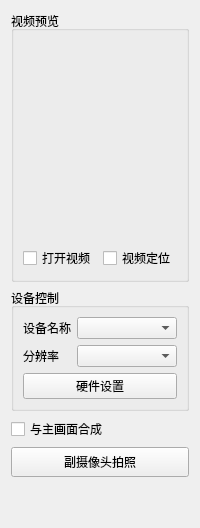
         <widget class="QWidget" name="tab_assi">
          <attribute name="title">
           <string>副摄像头</string>
          </attribute>
          <layout class="QGridLayout" name="gridLayout_12">
           <item row="0" column="0">
            <layout class="QVBoxLayout" name="verticalLayout_15">
             <item>
              <widget class="QGroupBox" name="groupBox_assiVideoPreview">
               <property name="title">
                <string>视频预览</string>
               </property>
               <layout class="QGridLayout" name="gridLayout_10">
                <item row="0" column="0">
                 <layout class="QVBoxLayout" name="verticalLayout_14">
                  <item>
                   <widget class="QWidget" name="widget_assiView" native="true">
                    <property name="sizePolicy">
                     <sizepolicy hsizetype="Expanding" vsizetype="Expanding">
                      <horstretch>0</horstretch>
                      <verstretch>0</verstretch>
                     </sizepolicy>
                    </property>
                    <property name="minimumSize">
                     <size>
                      <width>0</width>
                      <height>200</height>
                     </size>
                    </property>
                    <property name="styleSheet">
                     <string notr="true">QWidget{
	border-image: url(:/EloamCamera/Resources/image/assi.png);
}</string>
                    </property>
                   </widget>
                  </item>
                  <item>
                   <layout class="QHBoxLayout" name="horizontalLayout_26">
                    <item>
                     <widget class="QCheckBox" name="checkBox_assiOpenVideo">
                      <property name="text">
                       <string>打开视频</string>
                      </property>
                     </widget>
                    </item>
                    <item>
                     <widget class="QCheckBox" name="checkBox_assiCombin">
                      <property name="text">
                       <string>视频定位</string>
                      </property>
                     </widget>
                    </item>
                   </layout>
                  </item>
                 </layout>
                </item>
               </layout>
              </widget>
             </item>
             <item>
              <widget class="QGroupBox" name="groupBox_devControlSet">
               <property name="title">
                <string>设备控制</string>
               </property>
               <layout class="QGridLayout" name="gridLayout_11">
                <item row="0" column="0">
                 <layout class="QHBoxLayout" name="horizontalLayout_27">
                  <item>
                   <widget class="QLabel" name="label_assiDevName">
                    <property name="minimumSize">
                     <size>
                      <width>48</width>
                      <height>0</height>
                     </size>
                    </property>
                    <property name="maximumSize">
                     <size>
                      <width>48</width>
                      <height>16777215</height>
                     </size>
                    </property>
                    <property name="text">
                     <string>设备名称</string>
                    </property>
                   </widget>
                  </item>
                  <item>
                   <widget class="QComboBox" name="comboBox_assiDevNameList"/>
                  </item>
                 </layout>
                </item>
                <item row="1" column="0">
                 <layout class="QHBoxLayout" name="horizontalLayout_28">
                  <item>
                   <widget class="QLabel" name="label_assiRes">
                    <property name="minimumSize">
                     <size>
                      <width>48</width>
                      <height>0</height>
                     </size>
                    </property>
                    <property name="maximumSize">
                     <size>
                      <width>48</width>
                      <height>16777215</height>
                     </size>
                    </property>
                    <property name="text">
                     <string>分辨率</string>
                    </property>
                   </widget>
                  </item>
                  <item>
                   <widget class="QComboBox" name="comboBox_assiResList"/>
                  </item>
                 </layout>
                </item>
                <item row="2" column="0">
                 <widget class="QPushButton" name="pushButton_assiDevSet">
                  <property name="text">
                   <string>硬件设置</string>
                  </property>
                 </widget>
                </item>
               </layout>
              </widget>
             </item>
             <item>
              <widget class="QCheckBox" name="checkBox_combinWithMainVideo">
               <property name="text">
                <string>与主画面合成</string>
               </property>
              </widget>
             </item>
             <item>
              <widget class="QPushButton" name="pushButton_assiScan">
               <property name="minimumSize">
                <size>
                 <width>0</width>
                 <height>30</height>
                </size>
               </property>
               <property name="text">
                <string>副摄像头拍照</string>
               </property>
              </widget>
             </item>
             <item>
              <spacer name="verticalSpacer_3">
               <property name="orientation">
                <enum>Qt::Vertical</enum>
               </property>
               <property name="sizeType">
                <enum>QSizePolicy::Expanding</enum>
               </property>
               <property name="sizeHint" stdset="0">
                <size>
                 <width>20</width>
                 <height>40</height>
                </size>
               </property>
              </spacer>
             </item>
            </layout>
           </item>
          </layout>
         </widget>
